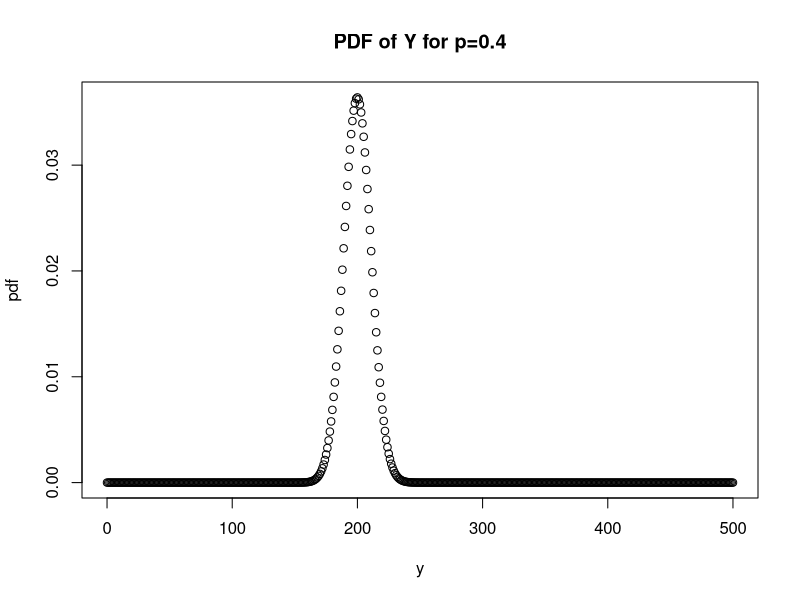
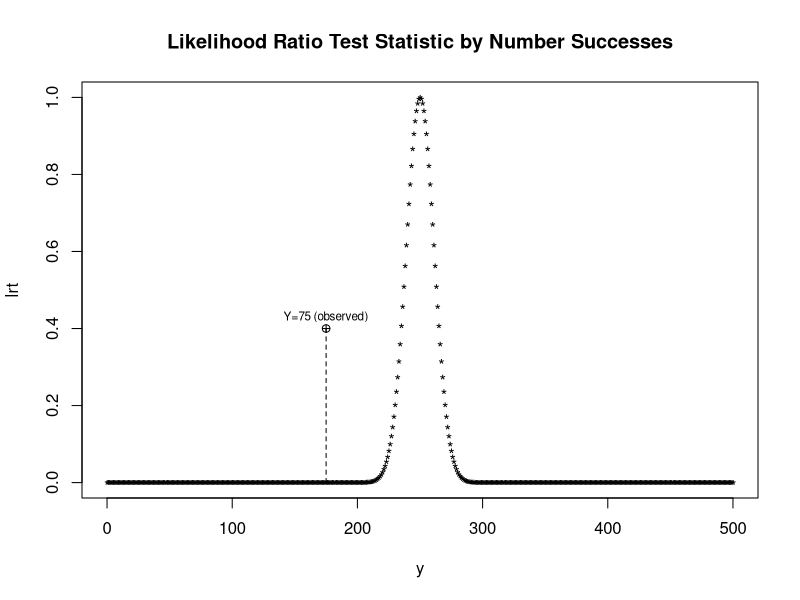

The R source for these figures, in order:
## ---- chunk 1
knitr::opts_chunk$set(echo = TRUE)
## ---- chunk 2
# The posterior distribution of lambda|y is gamma (y + alpha, beta/(beta + 1))
alpha <- 5/2
beta <- 2
n <- 15
sumxi <- 10
## ---- chunk 3
p <- 0.4
n <- 500
y <- 0:n
sumxi <- 175
# Plot PDF of Y
pdf <- dbinom(y,n,p)
plot(y,pdf,main="PDF of Y for p=0.4")
# Plot LRT vs. Y
p0 <- 0.5
lrt<-(n*p0/y)^y*((1-p0)/(1-(y/n)))^(n-y)
		plot(y,lrt,main="Likelihood Ratio Test Statistic by Number Successes",pch="*")
		if(1) {
			points(175,.4,pch=10)
			lines(c(175,175),c(min(lrt),.4),lty=2)
			text(175,.43,"Y=75 (observed)",cex=.7)
		}

		if(0) {
			text(125,1,"LRT(100) = 1, \nphat(100) = 0.5 = p0",cex=.7)
			lines(c(100,100),c(min(lrt),1),lty=2)
		}
